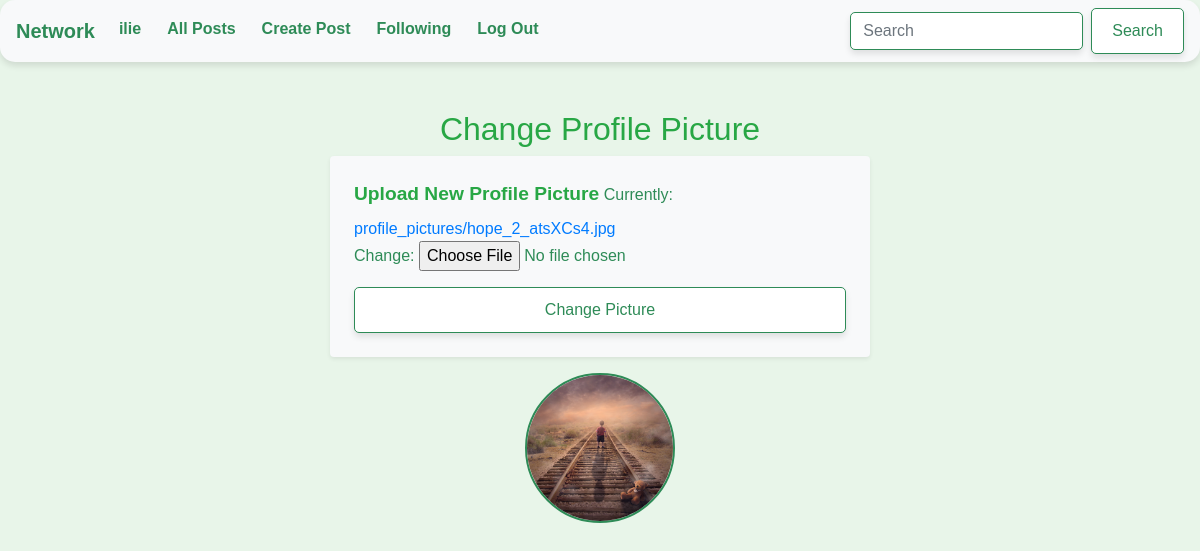
Page /change_profile_picture/ (signed in) on the committed database.
### network/models.py (models this page shows, shortened)
class User(AbstractUser):
    is_banned = models.BooleanField(default=False)
    description = models.TextField(blank=True, null=True)

class Profile(models.Model):
    user = models.OneToOneField(User, on_delete=models.CASCADE, related_name="profile")
    profile_picture = models.ImageField(upload_to='profile_pictures/', default='default_profile_pic.jpg')

### network/views.py (the view)
# urls.py: path('change_profile_picture/', views.change_profile_picture, name='change_profile_picture'),
@login_required(login_url='/login')
@csrf_exempt
def change_profile_picture(request):
    try:
        profile = request.user.profile
    except Profile.DoesNotExist:
        profile = Profile.objects.create(user=request.user)
    if request.method == 'POST':
        form = ProfilePictureForm(request.POST, request.FILES, instance=profile)
        if form.is_valid():
            form.save()
            return redirect('profile', username=request.user.username)
    else:
        form = ProfilePictureForm(instance=profile)
    return render(request, 'network/change_profile_picture.html', {'form': form})

### network/forms.py
class ProfilePictureForm(forms.ModelForm):
    class Meta:
        model = Profile
        fields = ['profile_picture']

### network/templates/network/change_profile_picture.html (shortened to what this page needs)
{% extends "network/layout.html" %}
{% load static %}
{% block body %}
    <link rel="stylesheet" href="https://stackpath.bootstrapcdn.com/bootstrap/4.5.2/css/bootstrap.min.css">
    <link rel="stylesheet" href="https://cdnjs.cloudflare.com/ajax/libs/font-awesome/4.7.0/css/font-awesome.min.css">
    <div class="container mt-5">
        <h2 class="text-center text-success">Change Profile Picture</h2>
        <div class="row justify-content-center">
            <div class="col-md-6">
                <form action="{% url 'change_profile_picture' %}" method="post" enctype="multipart/form-data" class="p-4 rounded bg-light shadow-sm">
                    <div class="form-group">
                        <label for="id_profile_picture" class="text-success font-weight-bold">Upload New Profile Picture</label>
                        {{ form.profile_picture }}
                    </div>
                    <button type="submit" class="btn btn-outline-success btn-block">Change Picture</button>
                </form>
                <div class="text-center mt-3">
                    {% if request.user.profile.profile_picture %}
                        <img src="{{ request.user.profile.profile_picture.url }}" class="rounded-circle img-fluid profile-picture" alt="Profile Picture">
                    {% else %}
                        <img src="{{ MEDIA_URL }}profile_pictures/default_profile_pic.jpg" class="rounded-circle img-fluid profile-picture" alt="Default Profile Picture">
                    {% endif %}
                </div>
            </div>
        </div>
    </div>
{% endblock %}

### network/templates/network/layout.html (shortened to what this page needs)
{% load static %}
<!DOCTYPE html>
<html lang="en">
    <head>
        <link rel="stylesheet" href="https://stackpath.bootstrapcdn.com/bootstrap/4.4.1/css/bootstrap.min.css">
        <link href="{% static 'network/styles.css' %}" rel="stylesheet">
    </head>
    <body>
        <nav class="navbar navbar-expand-lg navbar-light bg-light">
            <a class="navbar-brand" href="{% url 'index' %}">Network</a>
            <div class="collapse navbar-collapse" id="navbarNav">
                <ul class="navbar-nav mr-auto align-items-center">
                    {% if user.is_authenticated %}
                        <li class="nav-item">
                            <a class="nav-link" href="{% url 'profile' username=request.user.username %}"><strong>{{ user.username }}</strong></a>
                        </li>
                    {% endif %}
                    <li class="nav-item">
                        <a class="nav-link" href="{% url 'index' %}">All Posts</a>
                    </li>
                    {% if user.is_authenticated %}
                        <li class="nav-item">
                            <a class="nav-link" href="{% url 'new_post' %}">Create Post</a>
                        </li>
                        <li class="nav-item">
                            <a class="nav-link" href="{% url 'following' %}">Following</a>
                        </li>
                        <li class="nav-item">
                            <a class="nav-link" href="{% url 'logout' %}">Log Out</a>
                        </li>
                    {% endif %}
                </ul>
                <form class="form-inline my-2 my-lg-0 align-items-center" onsubmit="event.preventDefault(); window.location.href = '/profile/' + this.q.value;">
                    <input class="form-control mr-sm-2 search-bar" type="search" placeholder="Search" aria-label="Search" name="q" required>
                    <button class="btn search-button my-2 my-sm-0" type="submit">Search</button>
                </form>
            </div>
        </nav>
        <div class="body">
            {% block body %}
            {% endblock %}
        </div>
    </body>
</html>

### network/static/network/styles.css (style rules this page uses)
button { background-color: #006400; color: #f0fff0; border: none; padding: 10px 20px; border-radius: 5px; cursor: pointer; margin-right: 10px; }

### network/templates/network/layout.html (style rules this page uses)
.navbar { border-radius: 15px; background-color: rgba(255, 255, 255, 0.8); box-shadow: 0 4px 6px rgba(0, 0, 0, 0.1); padding: 10px 20px; }
.navbar-brand, .nav-link { color: #2e8b57 !important; font-weight: bold; }
.search-bar { border-radius: 5px; border: 1px solid #2e8b57; padding: 5px 10px; margin-right: 10px; }
.search-bar::placeholder { color: #2e8b57; }
.search-button { background-color: #2e8b57; color: #ffffff; border: none; border-radius: 5px; padding: 5px 10px; cursor: pointer; transition: all 0.3s ease; }
.navbar-nav .nav-link { margin-right: 10px; margin-bottom: 5px; border-radius: 5px; transition: all 0.3s ease; }

### network/templates/network/change_profile_picture.html (style rules this page uses)
body { background-color: #e8f5e9; color: #2e8b57; font-family: 'Arial', sans-serif; }
.btn, .btn-outline-success { background-color: #ffffff; color: #2e8b57; border: 1px solid #2e8b57; padding: 10px 20px; border-radius: 5px; cursor: pointer; box-shadow: 0 4px 6px rgba(0, 0, 0, 0.1); transition: all 0.3s ease; }
.profile-picture { width: 150px; height: 150px; object-fit: cover; border-radius: 50%; border: 2px solid #2e8b57; }
.form-group label { font-size: 1.2em; }
.form-control { border: 1px solid #2e8b57; border-radius: 5px; box-shadow: 0 4px 6px rgba(0, 0, 0, 0.1); transition: all 0.3s ease; }

### rows in the picture
User: username "ilie", user.profile.profile_picture (picture)
